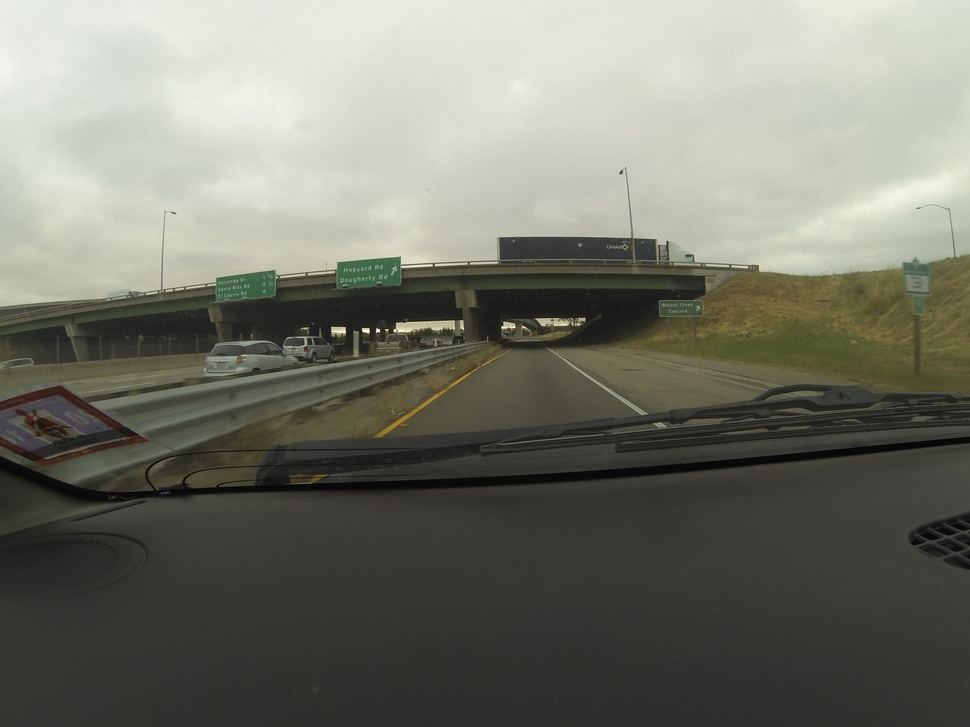
#> input picture G0014107.JPG, 970 x 727 px, shrunk from 4000 x 3000 before the run, found by its file name
$ python findTemplate.py
#> lines starting #> are read from the running program, lines starting #| are printed output that depends on the picture
import cv2
import numpy as np
from matplotlib import pyplot as plt

img = cv2.imread('G0014107.JPG',0)
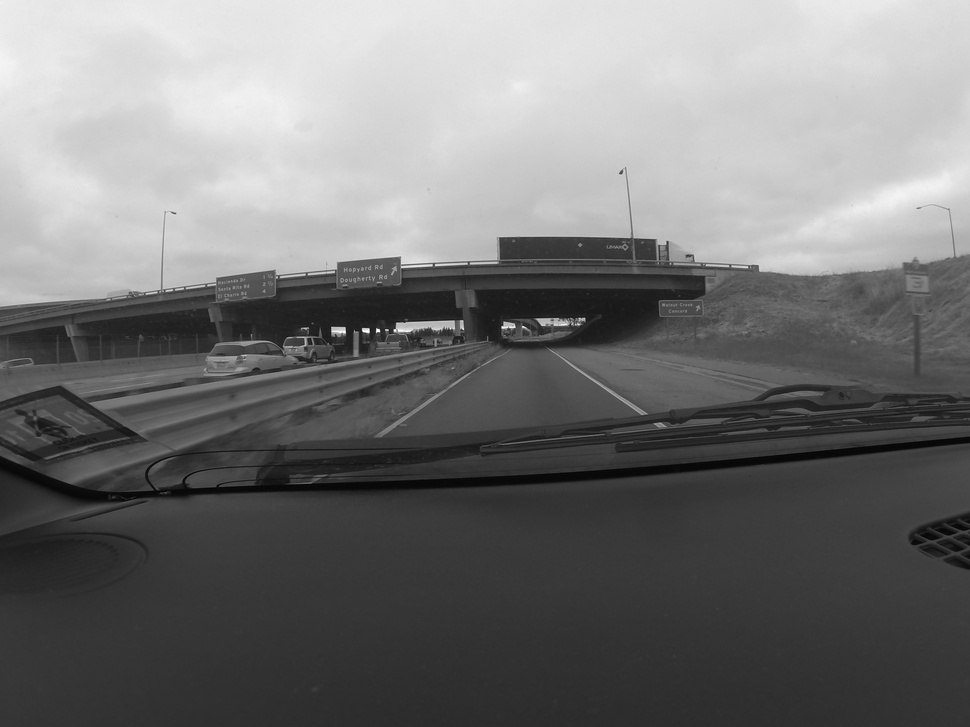
#> img: shape (727, 970); min 0, max 255, mean 116.7
#> (the run stopped early here; a loop or call above may not have finished)
